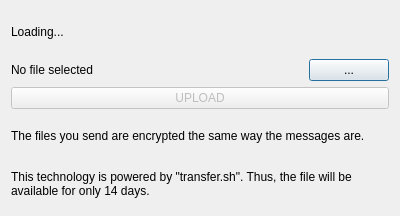
<?xml version="1.0" encoding="UTF-8"?>
<ui version="4.0">
 <class>Dialog</class>
 <widget class="QDialog" name="Dialog">
  <property name="geometry">
   <rect>
    <x>0</x>
    <y>0</y>
    <width>400</width>
    <height>216</height>
   </rect>
  </property>
  <property name="windowTitle">
   <string>Send file</string>
  </property>
  <property name="modal">
   <bool>true</bool>
  </property>
  <layout class="QGridLayout" name="gridLayout">
   <item row="3" column="0" colspan="2">
    <widget class="QLabel" name="label_3">
     <property name="text">
      <string>The files you send are encrypted the same way the messages are.</string>
     </property>
     <property name="wordWrap">
      <bool>true</bool>
     </property>
    </widget>
   </item>
   <item row="0" column="0" colspan="2">
    <widget class="QLabel" name="hint">
     <property name="text">
      <string>Loading...</string>
     </property>
    </widget>
   </item>
   <item row="1" column="1">
    <widget class="QPushButton" name="selectfile_btn">
     <property name="sizePolicy">
      <sizepolicy hsizetype="Fixed" vsizetype="Fixed">
       <horstretch>0</horstretch>
       <verstretch>0</verstretch>
      </sizepolicy>
     </property>
     <property name="text">
      <string>...</string>
     </property>
    </widget>
   </item>
   <item row="1" column="0">
    <widget class="QLabel" name="selectedfile">
     <property name="text">
      <string>No file selected</string>
     </property>
    </widget>
   </item>
   <item row="2" column="0" colspan="2">
    <widget class="QPushButton" name="uploadfile_btn">
     <property name="enabled">
      <bool>false</bool>
     </property>
     <property name="text">
      <string>UPLOAD</string>
     </property>
    </widget>
   </item>
   <item row="4" column="0" colspan="2">
    <widget class="QLabel" name="label_4">
     <property name="text">
      <string>This technology is powered by &quot;transfer.sh&quot;. Thus, the file will be available for only 14 days.</string>
     </property>
     <property name="wordWrap">
      <bool>true</bool>
     </property>
    </widget>
   </item>
  </layout>
 </widget>
 <resources/>
 <connections/>
</ui>
